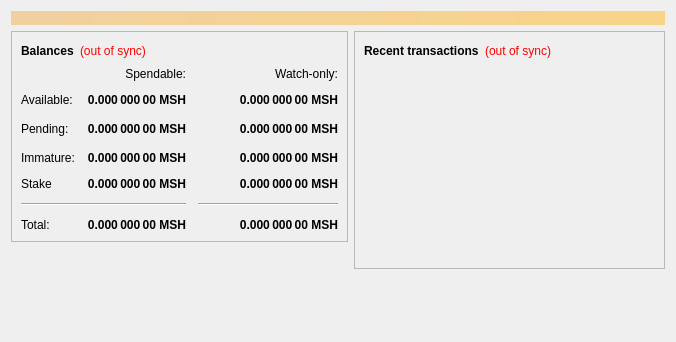
<?xml version="1.0" encoding="UTF-8"?>
<ui version="4.0">
 <class>OverviewPage</class>
 <widget class="QWidget" name="OverviewPage">
  <property name="geometry">
   <rect>
    <x>0</x>
    <y>0</y>
    <width>676</width>
    <height>342</height>
   </rect>
  </property>
  <property name="windowTitle">
   <string>Form</string>
  </property>
  <layout class="QVBoxLayout" name="topLayout">
   <item>
    <widget class="QLabel" name="labelAlerts">
     <property name="visible">
      <bool>false</bool>
     </property>
     <property name="styleSheet">
      <string notr="true">background-color: qlineargradient(x1: 0, y1: 0, x2: 1, y2: 0, stop:0 #F0D0A0, stop:1 #F8D488); color:#000000;</string>
     </property>
     <property name="wordWrap">
      <bool>true</bool>
     </property>
     <property name="margin">
      <number>3</number>
     </property>
    </widget>
   </item>
   <item>
    <layout class="QHBoxLayout" name="horizontalLayout" stretch="1,1">
     <item>
      <layout class="QVBoxLayout" name="verticalLayout_2">
       <item>
        <widget class="QFrame" name="frame">
         <property name="frameShape">
          <enum>QFrame::StyledPanel</enum>
         </property>
         <property name="frameShadow">
          <enum>QFrame::Raised</enum>
         </property>
         <layout class="QVBoxLayout" name="verticalLayout_4">
          <item>
           <layout class="QHBoxLayout" name="horizontalLayout_4">
            <item>
             <widget class="QLabel" name="label_5">
              <property name="font">
               <font>
                <weight>75</weight>
                <bold>true</bold>
               </font>
              </property>
              <property name="text">
               <string>Balances</string>
              </property>
             </widget>
            </item>
            <item>
             <widget class="QLabel" name="labelWalletStatus">
              <property name="cursor">
               <cursorShape>WhatsThisCursor</cursorShape>
              </property>
              <property name="toolTip">
               <string>The displayed information may be out of date. Your wallet automatically synchronizes with the Mash network after a connection is established, but this process has not completed yet.</string>
              </property>
              <property name="styleSheet">
               <string notr="true">QLabel { color: red; }</string>
              </property>
              <property name="text">
               <string notr="true">(out of sync)</string>
              </property>
              <property name="alignment">
               <set>Qt::AlignLeading|Qt::AlignLeft|Qt::AlignVCenter</set>
              </property>
             </widget>
            </item>
            <item>
             <spacer name="horizontalSpacer_3">
              <property name="orientation">
               <enum>Qt::Horizontal</enum>
              </property>
              <property name="sizeHint" stdset="0">
               <size>
                <width>40</width>
                <height>20</height>
               </size>
              </property>
             </spacer>
            </item>
           </layout>
          </item>
          <item>
           <layout class="QGridLayout" name="gridLayout">
            <property name="spacing">
             <number>12</number>
            </property>
            <item row="2" column="3">
             <spacer name="horizontalSpacer_2">
              <property name="orientation">
               <enum>Qt::Horizontal</enum>
              </property>
              <property name="sizeHint" stdset="0">
               <size>
                <width>40</width>
                <height>20</height>
               </size>
              </property>
             </spacer>
            </item>
            <item row="1" column="0">
             <widget class="QLabel" name="labelBalanceText">
              <property name="text">
               <string>Available:</string>
              </property>
             </widget>
            </item>
            <item row="3" column="2">
             <widget class="QLabel" name="labelWatchImmature">
              <property name="font">
               <font>
                <weight>75</weight>
                <bold>true</bold>
               </font>
              </property>
              <property name="cursor">
               <cursorShape>IBeamCursor</cursorShape>
              </property>
              <property name="toolTip">
               <string>Mined balance in watch-only addresses that has not yet matured</string>
              </property>
              <property name="text">
               <string notr="true">0.000 000 00 MSH</string>
              </property>
              <property name="alignment">
               <set>Qt::AlignRight|Qt::AlignTrailing|Qt::AlignVCenter</set>
              </property>
              <property name="textInteractionFlags">
               <set>Qt::LinksAccessibleByMouse|Qt::TextSelectableByKeyboard|Qt::TextSelectableByMouse</set>
              </property>
             </widget>
            </item>
            <item row="7" column="2">
             <widget class="QLabel" name="labelWatchTotal">
              <property name="font">
               <font>
                <weight>75</weight>
                <bold>true</bold>
               </font>
              </property>
              <property name="cursor">
               <cursorShape>IBeamCursor</cursorShape>
              </property>
              <property name="toolTip">
               <string>Current total balance in watch-only addresses</string>
              </property>
              <property name="text">
               <string notr="true">0.000 000 00 MSH</string>
              </property>
              <property name="alignment">
               <set>Qt::AlignRight|Qt::AlignTrailing|Qt::AlignVCenter</set>
              </property>
              <property name="textInteractionFlags">
               <set>Qt::LinksAccessibleByMouse|Qt::TextSelectableByKeyboard|Qt::TextSelectableByMouse</set>
              </property>
             </widget>
            </item>
            <item row="7" column="0">
             <widget class="QLabel" name="labelTotalText">
              <property name="text">
               <string>Total:</string>
              </property>
             </widget>
            </item>
            <item row="0" column="1">
             <widget class="QLabel" name="labelSpendable">
              <property name="text">
               <string>Spendable:</string>
              </property>
              <property name="alignment">
               <set>Qt::AlignRight|Qt::AlignTrailing|Qt::AlignVCenter</set>
              </property>
             </widget>
            </item>
            <item row="2" column="1">
             <widget class="QLabel" name="labelUnconfirmed">
              <property name="font">
               <font>
                <weight>75</weight>
                <bold>true</bold>
               </font>
              </property>
              <property name="cursor">
               <cursorShape>IBeamCursor</cursorShape>
              </property>
              <property name="toolTip">
               <string>Total of transactions that have yet to be confirmed, and do not yet count toward the spendable balance</string>
              </property>
              <property name="text">
               <string notr="true">0.000 000 00 MSH</string>
              </property>
              <property name="alignment">
               <set>Qt::AlignRight|Qt::AlignTrailing|Qt::AlignVCenter</set>
              </property>
              <property name="textInteractionFlags">
               <set>Qt::LinksAccessibleByMouse|Qt::TextSelectableByKeyboard|Qt::TextSelectableByMouse</set>
              </property>
             </widget>
            </item>
            <item row="1" column="1">
             <widget class="QLabel" name="labelBalance">
              <property name="font">
               <font>
                <weight>75</weight>
                <bold>true</bold>
               </font>
              </property>
              <property name="cursor">
               <cursorShape>IBeamCursor</cursorShape>
              </property>
              <property name="toolTip">
               <string>Your current spendable balance</string>
              </property>
              <property name="text">
               <string notr="true">0.000 000 00 MSH</string>
              </property>
              <property name="alignment">
               <set>Qt::AlignRight|Qt::AlignTrailing|Qt::AlignVCenter</set>
              </property>
              <property name="textInteractionFlags">
               <set>Qt::LinksAccessibleByMouse|Qt::TextSelectableByKeyboard|Qt::TextSelectableByMouse</set>
              </property>
             </widget>
            </item>
            <item row="7" column="1">
             <widget class="QLabel" name="labelTotal">
              <property name="font">
               <font>
                <weight>75</weight>
                <bold>true</bold>
               </font>
              </property>
              <property name="cursor">
               <cursorShape>IBeamCursor</cursorShape>
              </property>
              <property name="toolTip">
               <string>Your current total balance</string>
              </property>
              <property name="text">
               <string notr="true">0.000 000 00 MSH</string>
              </property>
              <property name="alignment">
               <set>Qt::AlignRight|Qt::AlignTrailing|Qt::AlignVCenter</set>
              </property>
              <property name="textInteractionFlags">
               <set>Qt::LinksAccessibleByMouse|Qt::TextSelectableByKeyboard|Qt::TextSelectableByMouse</set>
              </property>
             </widget>
            </item>
            <item row="2" column="0">
             <widget class="QLabel" name="labelPendingText">
              <property name="text">
               <string>Pending:</string>
              </property>
             </widget>
            </item>
            <item row="0" column="2">
             <widget class="QLabel" name="labelWatchonly">
              <property name="text">
               <string>Watch-only:</string>
              </property>
              <property name="alignment">
               <set>Qt::AlignRight|Qt::AlignTrailing|Qt::AlignVCenter</set>
              </property>
             </widget>
            </item>
            <item row="1" column="2">
             <widget class="QLabel" name="labelWatchAvailable">
              <property name="font">
               <font>
                <weight>75</weight>
                <bold>true</bold>
               </font>
              </property>
              <property name="cursor">
               <cursorShape>IBeamCursor</cursorShape>
              </property>
              <property name="toolTip">
               <string>Your current balance in watch-only addresses</string>
              </property>
              <property name="text">
               <string notr="true">0.000 000 00 MSH</string>
              </property>
              <property name="alignment">
               <set>Qt::AlignRight|Qt::AlignTrailing|Qt::AlignVCenter</set>
              </property>
              <property name="textInteractionFlags">
               <set>Qt::LinksAccessibleByMouse|Qt::TextSelectableByKeyboard|Qt::TextSelectableByMouse</set>
              </property>
             </widget>
            </item>
            <item row="3" column="1">
             <widget class="QLabel" name="labelImmature">
              <property name="font">
               <font>
                <weight>75</weight>
                <bold>true</bold>
               </font>
              </property>
              <property name="cursor">
               <cursorShape>IBeamCursor</cursorShape>
              </property>
              <property name="toolTip">
               <string>Mined balance that has not yet matured</string>
              </property>
              <property name="text">
               <string notr="true">0.000 000 00 MSH</string>
              </property>
              <property name="alignment">
               <set>Qt::AlignRight|Qt::AlignTrailing|Qt::AlignVCenter</set>
              </property>
              <property name="textInteractionFlags">
               <set>Qt::LinksAccessibleByMouse|Qt::TextSelectableByKeyboard|Qt::TextSelectableByMouse</set>
              </property>
             </widget>
            </item>
            <item row="2" column="2">
             <widget class="QLabel" name="labelWatchPending">
              <property name="font">
               <font>
                <weight>75</weight>
                <bold>true</bold>
               </font>
              </property>
              <property name="cursor">
               <cursorShape>IBeamCursor</cursorShape>
              </property>
              <property name="toolTip">
               <string>Unconfirmed transactions to watch-only addresses</string>
              </property>
              <property name="text">
               <string notr="true">0.000 000 00 MSH</string>
              </property>
              <property name="alignment">
               <set>Qt::AlignRight|Qt::AlignTrailing|Qt::AlignVCenter</set>
              </property>
              <property name="textInteractionFlags">
               <set>Qt::LinksAccessibleByMouse|Qt::TextSelectableByKeyboard|Qt::TextSelectableByMouse</set>
              </property>
             </widget>
            </item>
            <item row="6" column="0" colspan="2">
             <widget class="Line" name="line">
              <property name="orientation">
               <enum>Qt::Horizontal</enum>
              </property>
             </widget>
            </item>
            <item row="6" column="2">
             <widget class="Line" name="lineWatchBalance">
              <property name="sizePolicy">
               <sizepolicy hsizetype="Preferred" vsizetype="Fixed">
                <horstretch>0</horstretch>
                <verstretch>0</verstretch>
               </sizepolicy>
              </property>
              <property name="minimumSize">
               <size>
                <width>140</width>
                <height>0</height>
               </size>
              </property>
              <property name="orientation">
               <enum>Qt::Horizontal</enum>
              </property>
             </widget>
            </item>
            <item row="4" column="0">
             <widget class="QLabel" name="labelStakeText">
              <property name="text">
               <string>Stake</string>
              </property>
             </widget>
            </item>
            <item row="3" column="0">
             <widget class="QLabel" name="labelImmatureText">
              <property name="text">
               <string>Immature:</string>
              </property>
             </widget>
            </item>
            <item row="4" column="1">
             <widget class="QLabel" name="labelStake">
              <property name="font">
               <font>
                <weight>75</weight>
                <bold>true</bold>
               </font>
              </property>
              <property name="cursor">
               <cursorShape>IBeamCursor</cursorShape>
              </property>
              <property name="toolTip">
               <string>Mined balance that has not yet matured</string>
              </property>
              <property name="text">
               <string notr="true">0.000 000 00 MSH</string>
              </property>
              <property name="alignment">
               <set>Qt::AlignRight|Qt::AlignTrailing|Qt::AlignVCenter</set>
              </property>
              <property name="textInteractionFlags">
               <set>Qt::LinksAccessibleByMouse|Qt::TextSelectableByKeyboard|Qt::TextSelectableByMouse</set>
              </property>
             </widget>
            </item>
            <item row="4" column="2">
             <widget class="QLabel" name="labelWatchStake">
              <property name="font">
               <font>
                <weight>75</weight>
                <bold>true</bold>
               </font>
              </property>
              <property name="cursor">
               <cursorShape>IBeamCursor</cursorShape>
              </property>
              <property name="toolTip">
               <string>Mined balance in watch-only addresses that has not yet matured</string>
              </property>
              <property name="text">
               <string notr="true">0.000 000 00 MSH</string>
              </property>
              <property name="alignment">
               <set>Qt::AlignRight|Qt::AlignTrailing|Qt::AlignVCenter</set>
              </property>
              <property name="textInteractionFlags">
               <set>Qt::LinksAccessibleByMouse|Qt::TextSelectableByKeyboard|Qt::TextSelectableByMouse</set>
              </property>
             </widget>
            </item>
           </layout>
          </item>
         </layout>
        </widget>
       </item>
       <item>
        <spacer name="verticalSpacer">
         <property name="orientation">
          <enum>Qt::Vertical</enum>
         </property>
         <property name="sizeHint" stdset="0">
          <size>
           <width>20</width>
           <height>40</height>
          </size>
         </property>
        </spacer>
       </item>
      </layout>
     </item>
     <item>
      <layout class="QVBoxLayout" name="verticalLayout_3">
       <item>
        <widget class="QFrame" name="frame_2">
         <property name="frameShape">
          <enum>QFrame::StyledPanel</enum>
         </property>
         <property name="frameShadow">
          <enum>QFrame::Raised</enum>
         </property>
         <layout class="QVBoxLayout" name="verticalLayout">
          <item>
           <layout class="QHBoxLayout" name="horizontalLayout_2">
            <item>
             <widget class="QLabel" name="label_4">
              <property name="font">
               <font>
                <weight>75</weight>
                <bold>true</bold>
               </font>
              </property>
              <property name="text">
               <string>Recent transactions</string>
              </property>
             </widget>
            </item>
            <item>
             <widget class="QLabel" name="labelTransactionsStatus">
              <property name="cursor">
               <cursorShape>WhatsThisCursor</cursorShape>
              </property>
              <property name="toolTip">
               <string>The displayed information may be out of date. Your wallet automatically synchronizes with the Mash network after a connection is established, but this process has not completed yet.</string>
              </property>
              <property name="styleSheet">
               <string notr="true">QLabel { color: red; }</string>
              </property>
              <property name="text">
               <string notr="true">(out of sync)</string>
              </property>
              <property name="alignment">
               <set>Qt::AlignRight|Qt::AlignTrailing|Qt::AlignVCenter</set>
              </property>
             </widget>
            </item>
            <item>
             <spacer name="horizontalSpacer">
              <property name="orientation">
               <enum>Qt::Horizontal</enum>
              </property>
              <property name="sizeHint" stdset="0">
               <size>
                <width>40</width>
                <height>20</height>
               </size>
              </property>
             </spacer>
            </item>
           </layout>
          </item>
          <item>
           <widget class="QListView" name="listTransactions">
            <property name="styleSheet">
             <string notr="true">QListView { background: transparent; }</string>
            </property>
            <property name="frameShape">
             <enum>QFrame::NoFrame</enum>
            </property>
            <property name="verticalScrollBarPolicy">
             <enum>Qt::ScrollBarAlwaysOff</enum>
            </property>
            <property name="horizontalScrollBarPolicy">
             <enum>Qt::ScrollBarAlwaysOff</enum>
            </property>
            <property name="selectionMode">
             <enum>QAbstractItemView::NoSelection</enum>
            </property>
           </widget>
          </item>
         </layout>
        </widget>
       </item>
       <item>
        <spacer name="verticalSpacer_2">
         <property name="orientation">
          <enum>Qt::Vertical</enum>
         </property>
         <property name="sizeHint" stdset="0">
          <size>
           <width>20</width>
           <height>40</height>
          </size>
         </property>
        </spacer>
       </item>
      </layout>
     </item>
    </layout>
   </item>
  </layout>
 </widget>
 <resources/>
 <connections/>
</ui>
